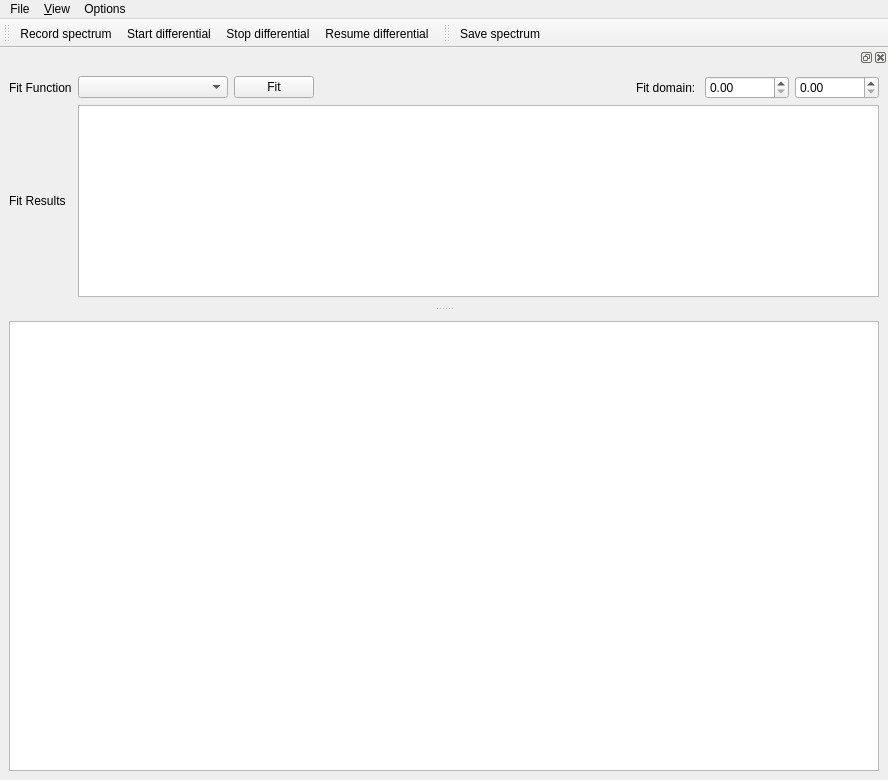
<?xml version="1.0" encoding="UTF-8"?>
<ui version="4.0">
 <class>ScanWindow</class>
 <widget class="QMainWindow" name="ScanWindow">
  <property name="geometry">
   <rect>
    <x>0</x>
    <y>0</y>
    <width>888</width>
    <height>780</height>
   </rect>
  </property>
  <property name="windowTitle">
   <string>qudi: Spectrometer</string>
  </property>
  <widget class="QWidget" name="centralwidget">
   <layout class="QVBoxLayout" name="verticalLayout">
    <item>
     <widget class="PlotWidget" name="plotWidget"/>
    </item>
   </layout>
  </widget>
  <widget class="QMenuBar" name="menubar">
   <property name="geometry">
    <rect>
     <x>0</x>
     <y>0</y>
     <width>888</width>
     <height>27</height>
    </rect>
   </property>
   <widget class="QMenu" name="menuLaserscan">
    <property name="title">
     <string>File</string>
    </property>
    <addaction name="save_spectrum_Action"/>
    <addaction name="actionClose"/>
   </widget>
   <widget class="QMenu" name="menuView">
    <property name="title">
     <string>&amp;View</string>
    </property>
    <addaction name="actionReset_to_default_view"/>
   </widget>
   <widget class="QMenu" name="menuOptions">
    <property name="title">
     <string>Options</string>
    </property>
    <addaction name="action_FitSettings"/>
   </widget>
   <addaction name="menuLaserscan"/>
   <addaction name="menuView"/>
   <addaction name="menuOptions"/>
  </widget>
  <widget class="QToolBar" name="measure_ToolBar">
   <property name="enabled">
    <bool>true</bool>
   </property>
   <property name="windowTitle">
    <string>toolBar</string>
   </property>
   <attribute name="toolBarArea">
    <enum>TopToolBarArea</enum>
   </attribute>
   <attribute name="toolBarBreak">
    <bool>false</bool>
   </attribute>
   <addaction name="rec_single_spectrum_Action"/>
   <addaction name="start_diff_spec_Action"/>
   <addaction name="stop_diff_spec_Action"/>
   <addaction name="resume_diff_spec_Action"/>
  </widget>
  <widget class="QToolBar" name="file_ToolBar">
   <property name="windowTitle">
    <string>toolBar</string>
   </property>
   <attribute name="toolBarArea">
    <enum>TopToolBarArea</enum>
   </attribute>
   <attribute name="toolBarBreak">
    <bool>false</bool>
   </attribute>
   <addaction name="save_spectrum_Action"/>
  </widget>
  <widget class="QDockWidget" name="spectrum_fit_dockWidget">
   <attribute name="dockWidgetArea">
    <number>4</number>
   </attribute>
   <widget class="QWidget" name="dockWidgetContents">
    <layout class="QGridLayout" name="gridLayout">
     <item row="0" column="0">
      <widget class="QLabel" name="label">
       <property name="text">
        <string>Fit Function</string>
       </property>
      </widget>
     </item>
     <item row="0" column="1">
      <widget class="FitSettingsComboBox" name="fit_methods_ComboBox">
       <property name="minimumSize">
        <size>
         <width>150</width>
         <height>0</height>
        </size>
       </property>
       <property name="maximumSize">
        <size>
         <width>150</width>
         <height>16777215</height>
        </size>
       </property>
      </widget>
     </item>
     <item row="0" column="2">
      <widget class="QPushButton" name="do_fit_PushButton">
       <property name="text">
        <string>Fit</string>
       </property>
      </widget>
     </item>
     <item row="0" column="3">
      <spacer name="horizontalSpacer">
       <property name="orientation">
        <enum>Qt::Horizontal</enum>
       </property>
       <property name="sizeHint" stdset="0">
        <size>
         <width>432</width>
         <height>20</height>
        </size>
       </property>
      </spacer>
     </item>
     <item row="0" column="4">
      <widget class="QLabel" name="label_2">
       <property name="text">
        <string>Fit domain: </string>
       </property>
      </widget>
     </item>
     <item row="0" column="5">
      <widget class="QDoubleSpinBox" name="fit_domain_min_doubleSpinBox">
       <property name="maximum">
        <double>9999999.000000000000000</double>
       </property>
      </widget>
     </item>
     <item row="0" column="6">
      <widget class="QDoubleSpinBox" name="fit_domain_max_doubleSpinBox">
       <property name="maximum">
        <double>9999999.000000000000000</double>
       </property>
      </widget>
     </item>
     <item row="1" column="0">
      <widget class="QLabel" name="label_3">
       <property name="text">
        <string>Fit Results</string>
       </property>
      </widget>
     </item>
     <item row="1" column="1" colspan="6">
      <widget class="QTextBrowser" name="spectrum_fit_results_DisplayWidget"/>
     </item>
    </layout>
   </widget>
  </widget>
  <action name="actionClose">
   <property name="icon">
    <iconset>
     <normaloff>../../artwork/icons/oxygen/22x22/application-exit.png</normaloff>../../artwork/icons/oxygen/22x22/application-exit.png</iconset>
   </property>
   <property name="text">
    <string>&amp;Close</string>
   </property>
  </action>
  <action name="rec_single_spectrum_Action">
   <property name="icon">
    <iconset>
     <normaloff>../../artwork/icons/qudiTheme/22x22/record-counter.png</normaloff>../../artwork/icons/qudiTheme/22x22/record-counter.png</iconset>
   </property>
   <property name="text">
    <string>Record spectrum</string>
   </property>
  </action>
  <action name="stop_diff_spec_Action">
   <property name="enabled">
    <bool>true</bool>
   </property>
   <property name="text">
    <string>Stop differential</string>
   </property>
  </action>
  <action name="actionReset_to_default_view">
   <property name="text">
    <string>&amp;Reset to default view</string>
   </property>
  </action>
  <action name="start_diff_spec_Action">
   <property name="text">
    <string>Start differential</string>
   </property>
  </action>
  <action name="save_spectrum_Action">
   <property name="icon">
    <iconset>
     <normaloff>../../artwork/icons/oxygen/22x22/document-save.png</normaloff>../../artwork/icons/oxygen/22x22/document-save.png</iconset>
   </property>
   <property name="text">
    <string>Save spectrum</string>
   </property>
  </action>
  <action name="resume_diff_spec_Action">
   <property name="text">
    <string>Resume differential</string>
   </property>
   <property name="toolTip">
    <string>resume a differential spectrum which was stopped</string>
   </property>
  </action>
  <action name="action_FitSettings">
   <property name="text">
    <string>Fit settings</string>
   </property>
  </action>
 </widget>
 <customwidgets>
  <customwidget>
   <class>PlotWidget</class>
   <extends>QGraphicsView</extends>
   <header>pyqtgraph</header>
  </customwidget>
  <customwidget>
   <class>FitSettingsComboBox</class>
   <extends>QComboBox</extends>
   <header>gui/fitsettings</header>
  </customwidget>
 </customwidgets>
 <resources/>
 <connections>
  <connection>
   <sender>actionClose</sender>
   <signal>triggered()</signal>
   <receiver>ScanWindow</receiver>
   <slot>close()</slot>
   <hints>
    <hint type="sourcelabel">
     <x>-1</x>
     <y>-1</y>
    </hint>
    <hint type="destinationlabel">
     <x>401</x>
     <y>299</y>
    </hint>
   </hints>
  </connection>
 </connections>
</ui>
